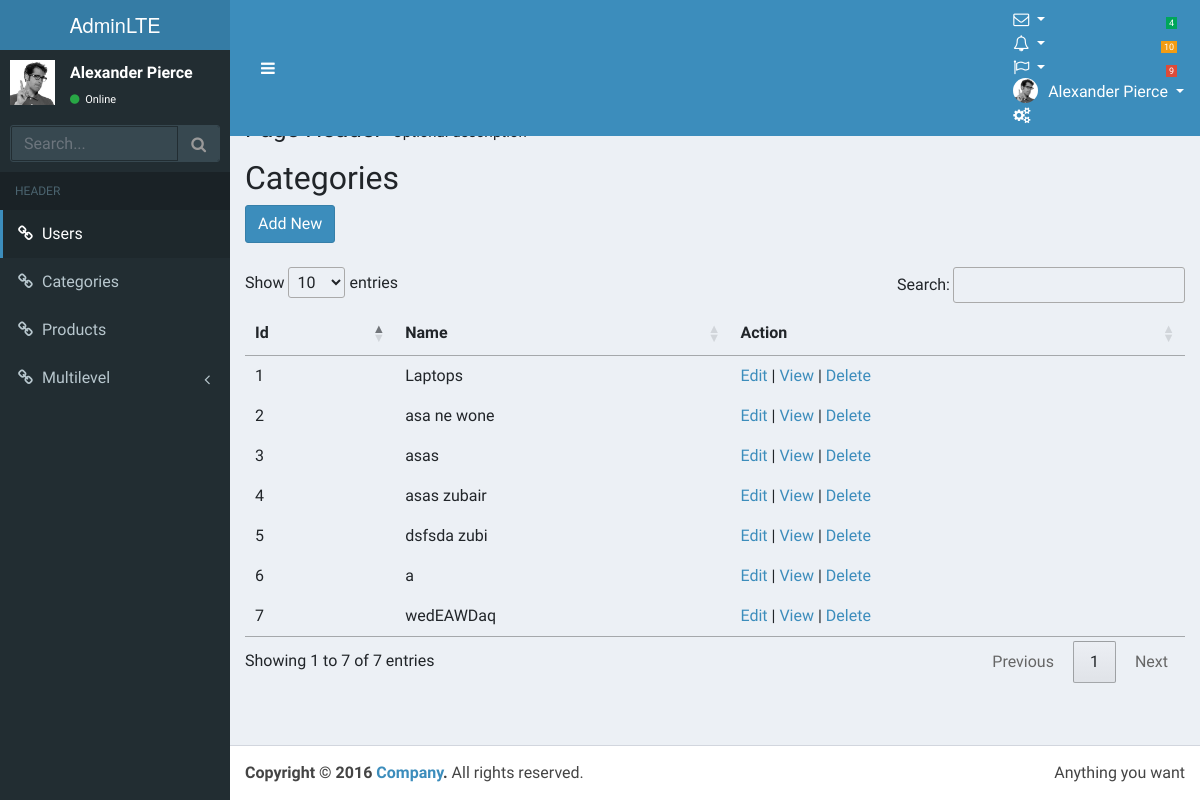
The page /categories/index/ on the database as committed earlier.
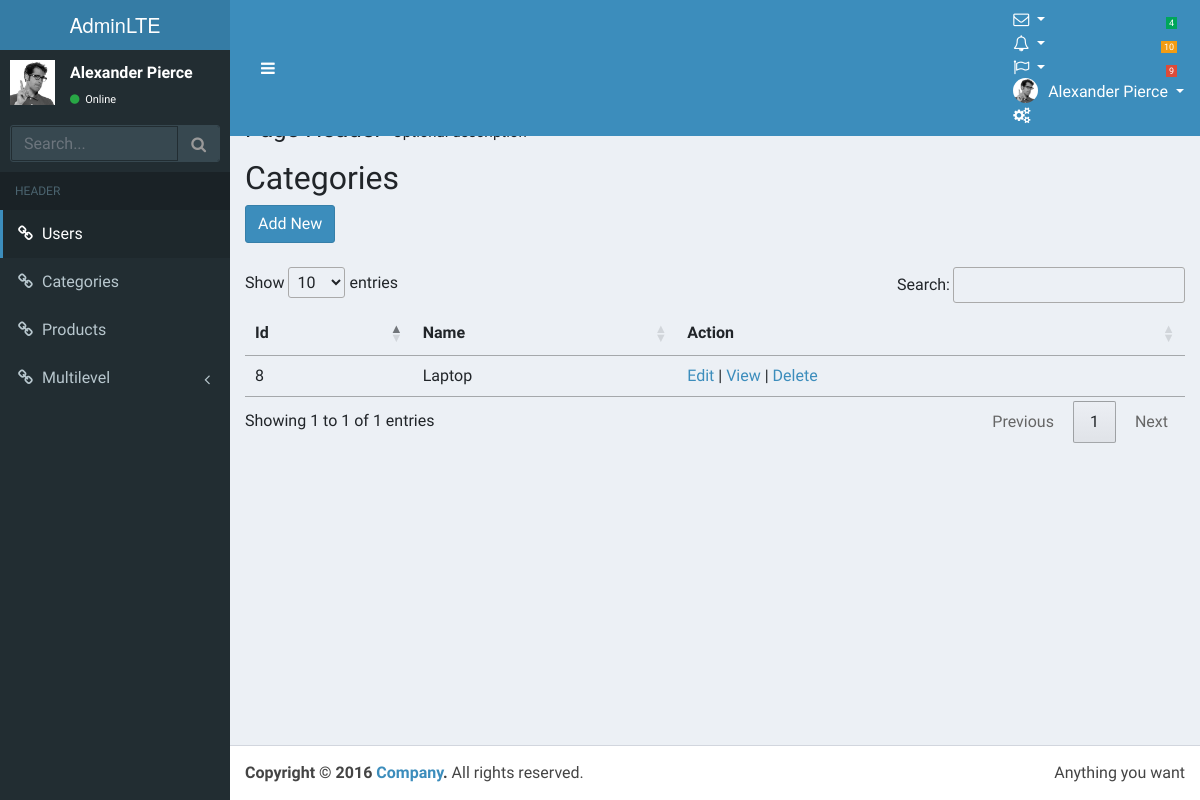
The same page on the database as committed later.
### categories/models.py (models this page shows, shortened)
@python_2_unicode_compatible
class Category(models.Model):
    id = models.AutoField(primary_key=True)
    categoryName = models.CharField(max_length=30)

### categories/views.py (the view)
def index(request):
    categories = Category.objects.all()
    return render(request, 'categories/index.html', {'categories': categories})

### CatalogApp/templates/categories/index.html (shortened to what this page needs)
{% extends 'shared/_Layout.html' %}
{% block content %}
<h2>Categories</h2>
<div class="row">
  <div class="col-md-12">
   <a class="btn btn-primary" href="/categories/create">Add New</a>
  </div>
</div>
<br>
<div class="row">
<div class="col-md-12">
<table id="index">
     <thead>
        <th>
            Id
        </th>
        <th>
            Name
        </th>
     <th>
         Action
     </th>
    </thead>
    <tbody>
      {% for item in categories  %}
    <tr>
        <td>
            {{item.id}}
        </td>
        <td>
            {{item.categoryName}}
        </td>
        <td>
            <a href="/categories/edit/{{item.id}}">Edit</a> | <a  href="/contact/details/{{item.id}}">View</a> | <a  href="/categories/delete/{{item.id}}">Delete</a>
        </td>
    </tr>
    {% endfor  %}
    </tbody>
</table>
</div>
</div>
{% endblock %}

### CatalogApp/templates/shared/_Layout.html (shortened to what this page needs)
<!DOCTYPE html>
<html>
<head>
   {% load static from staticfiles %}
  <link rel="stylesheet" href="{% static 'bower_components/bootstrap/dist/css/bootstrap.min.css' %}">
  <link rel="stylesheet" href="{% static 'bower_components/font-awesome/css/font-awesome.min.css' %}">
  <link rel="stylesheet" href="{% static 'bower_components/Ionicons/css/ionicons.min.css' %}">
  <link rel="stylesheet" href="{% static 'dist/css/AdminLTE.min.css' %}">
  <link rel="stylesheet" href="{% static 'dist/css/skins/skin-blue.min.css' %}">
  <link rel="stylesheet" href="https://cdn.datatables.net/1.10.19/css/jquery.dataTables.min.css">
</head>
<body class="hold-transition skin-blue sidebar-mini">
<div class="wrapper">
  <header class="main-header">
    <a href="#" class="logo">
      <span class="logo-lg"><b>Admin</b>LTE</span>
    </a>
    <nav class="navbar navbar-static-top" role="navigation">
      <a href="#" class="sidebar-toggle" data-toggle="push-menu" role="button">
      </a>
      <div class="navbar-custom-menu">
        <ul class="nav navbar-nav">
          <li class="dropdown messages-menu">
            <a href="#" class="dropdown-toggle" data-toggle="dropdown">
              <i class="fa fa-envelope-o"></i>
              <span class="label label-success">4</span>
            </a>
          </li>
          <li class="dropdown notifications-menu">
            <a href="#" class="dropdown-toggle" data-toggle="dropdown">
              <i class="fa fa-bell-o"></i>
              <span class="label label-warning">10</span>
            </a>
          </li>
          <li class="dropdown tasks-menu">
            <a href="#" class="dropdown-toggle" data-toggle="dropdown">
              <i class="fa fa-flag-o"></i>
              <span class="label label-danger">9</span>
            </a>
          </li>
          <li class="dropdown user user-menu">
            <a href="#" class="dropdown-toggle" data-toggle="dropdown">
              <img src="{% static 'dist/img/user2-160x160.jpg' %}" class="user-image" alt="User Image">
              <span class="hidden-xs">Alexander Pierce</span>
            </a>
          </li>
          <li>
            <a href="#" data-toggle="control-sidebar"><i class="fa fa-gears"></i></a>
          </li>
        </ul>
      </div>
    </nav>
  </header>
  <aside class="main-sidebar">
    <section class="sidebar">
      <div class="user-panel">
        <div class="pull-left image">
          <img src="{% static 'dist/img/user2-160x160.jpg' %}" class="img-circle" alt="User Image">
        </div>
        <div class="pull-left info">
          <p>Alexander Pierce</p>
          <a href="#"><i class="fa fa-circle text-success"></i> Online</a>
        </div>
      </div>
      <form action="#" method="get" class="sidebar-form">
        <div class="input-group">
          <input type="text" name="q" class="form-control" placeholder="Search...">
          <span class="input-group-btn">
              <button type="submit" name="search" id="search-btn" class="btn btn-flat"><i class="fa fa-search"></i>
              </button>
            </span>
        </div>
      </form>
      <ul class="sidebar-menu" data-widget="tree">
        <li class="header">HEADER</li>
        <li class="active"><a href="user/index"><i class="fa fa-link"></i> <span>Users</span></a></li>
        <li><a href="/categories/index"><i class="fa fa-link"></i> <span>Categories</span></a></li>
        <li ><a href="prodcuts/index"><i class="fa fa-link"></i> <span>Products</span></a></li>
        <li class="treeview">
          <a href="#"><i class="fa fa-link"></i> <span>Multilevel</span>
            <span class="pull-right-container">
                <i class="fa fa-angle-left pull-right"></i>
              </span>
          </a>
        </li>
      </ul>
    </section>
  </aside>
  <div class="content-wrapper">
    <section class="content-header">
      <h1>
        <small>Optional description</small>
      </h1>
      <ol class="breadcrumb">
        <li><a href="#"> Level</a></li>
        <li class="active">Here</li>
      </ol>
    </section>
    <section class="content container-fluid">
      {% block content %}
      {% endblock %}
    </section>
  </div>
  <footer class="main-footer">
    <div class="pull-right hidden-xs">
      Anything you want
    </div>
    <strong>Copyright &copy; 2016 <a href="#">Company</a>.</strong> All rights reserved.
  </footer>
</div>
</body>
</html>

Rows that differ between the two databases and show on the page:
removed Category: id "1", categoryName "Laptops"
removed Category: id "2", categoryName "asa ne wone"
removed Category: id "3", categoryName "asas"
removed Category: id "4", categoryName "asas zubair"
removed Category: id "5", categoryName "dsfsda zubi"
removed Category: id "6", categoryName "a"
removed Category: id "7", categoryName "wedEAWDaq"
added Category: id "8", categoryName "Laptop"
Other text that changed with them:
text written by a page script: "Show entries Search: Showing 1 to 7 of 7 entries Previous 1 Next" → "Show entries Search: Showing 1 to 1 of 1 entries Previous 1 Next"
